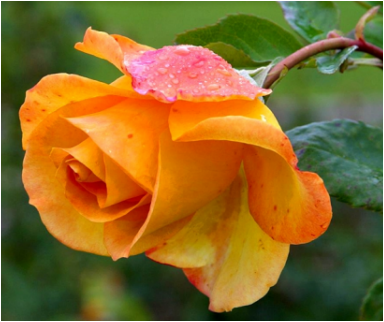
#> input picture C2_LAB/input1.PNG, 384 x 322 px
$ jupyter execute IIT2019173_C2_lab.ipynb
#> lines starting #> are read from the running program, lines starting #| are printed output that depends on the picture; after the words box and inside, x2 and y2 are one past the last pixel; in counts of white or black regions, pixels touching at a corner belong together
[cell 1]
import cv2
import numpy as np
import PIL
from PIL import Image
import matplotlib.pyplot as plt
import math

# Q1

[cell 2]
loc="input1.PNG"
img0=cv2.imread(loc)
#> img0 is the input picture: shape (322, 384, 3); mean B, G, R 40.9, 105.7, 136.3
size=img0.shape
#> size = (322, 384, 3)
img0 = cv2.cvtColor(img0, cv2.COLOR_BGR2RGB)
plt.imshow(img0)
plt.show()
IMG_W, IMG_H,IMG_D=size
#> IMG_W = 322; IMG_H = 384; IMG_D = 3
IMG_W, IMG_H,IMG_D
#> Out = (322, 384, 3)

## Apply histogram equalisation on each channel

[cell 3]
def make_histogram(img,i):
#> called with i = 0
    vals = img[:,:,i].flatten()
    hist = np.zeros(256, dtype=int)
    for index in range(vals.size):
        hist[vals[index]] += 1
#> after the loop, hist = 256 values, max 4492 at index 253, min 27 at index 1, mean 483
    return hist

def make_cumsum(histogram):
    cumsum = np.zeros(256, dtype=int)
    cumsum[0] = histogram[0]
    for i in range(1, histogram.size):
        cumsum[i] = cumsum[i-1] + histogram[i]
    return cumsum

def make_mapping(histogram, cumsum):
    mapping = np.zeros(256, dtype=int)
    luma_levels = 256
    for i in range(histogram.size):
        mapping[i] = max(0, round((luma_levels*cumsum[i])/(IMG_H*IMG_W))-1)
    return mapping

def apply_mapping(img, map1,map2,map3):
    new_image = img.copy()
    print(new_image.shape)
    new_image[:,:,0] = list(map(lambda a : map1[a], img[:,:,0]))
    new_image[:,:,1] = list(map(lambda a : map2[a], img[:,:,1]))
    new_image[:,:,2] = list(map(lambda a : map3[a], img[:,:,2]))
    return new_image

img = np.array(img0)
hist_r = make_histogram(img,0)
#> hist_r has the same summary as hist in make_histogram
hist_g = make_histogram(img,1)
#> hist_g = 256 values, max 1408 at index 255, min 0 at index 250, mean 483
hist_b = make_histogram(img,2)
#> hist_b = 256 values, max 28107 at index 0, min 0 at index 251, mean 483
cum1 = make_cumsum(hist_r)
#> after the loop in make_cumsum, `for i in range(1, histogram.size):`: cumsum = 256 values from 66 to 123648
#> cum1 = 256 values from 66 to 123648
cum2 = make_cumsum(hist_g)
#> cum2 = 256 values from 207 to 123648
cum3 = make_cumsum(hist_b)
#> cum3 = 256 values from 28107 to 123648
map1 = make_mapping(hist_r,cum1)
#> after the loop in make_mapping, `for i in range(histogram.size):`: mapping = 256 values from 0 to 255
#> map1 = 256 values from 0 to 255
map2 = make_mapping(hist_g,cum2)
#> map2 = 256 values from 0 to 255
map3 = make_mapping(hist_b,cum3)
#> map3 = 256 values from 57 to 255
new_image = apply_mapping(img0, map1,map2,map3)
#| (322, 384, 3)

output = Image.fromarray(new_image)
plt.imshow(output)
plt.show()

## Convert to HSI space then equalise and then convert back to RGB

[cell 4]
bgr = np.float32(img0)/255
blue = bgr[:,:,0]
green = bgr[:,:,1]
red = bgr[:,:,2]

def calc_intensity(red, blue, green):
    return np.divide(blue + green + red, 3)

def calc_saturation(red, blue, green):
    minimum = np.minimum(np.minimum(red, green), blue)
    saturation = 1 - (3 / (red + green + blue + 0.0001) * minimum)
    return saturation

def calc_hue(red, blue, green):
    hue = np.copy(red)
    for i in range(0, blue.shape[0]):
        for j in range(0, blue.shape[1]):
            hue[i][j] = 0.5 * ((red[i][j] - green[i][j]) + (red[i][j] - blue[i][j])) /\
                        math.sqrt((red[i][j] - green[i][j])**2 +((red[i][j] - blue[i][j]) * (green[i][j] - blue[i][j])))
            hue[i][j] = math.acos(hue[i][j])

            if blue[i][j] <= green[i][j]:
                hue[i][j] = hue[i][j]
            else:
                hue[i][j] = ((360 * math.pi) / 180.0) - hue[i][j]
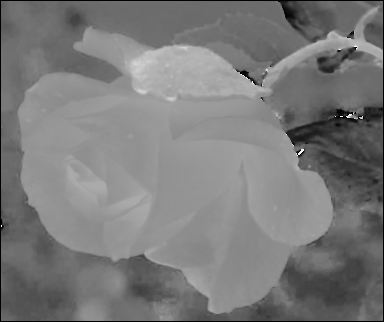
#> hue: shape (322, 384) float32; 1.14% of the values are NaN or infinite; the others: min 0, max 6.25, mean 3.05; drawn with min black, max white, NaN and infinite black
    return hue

hsi = cv2.merge((calc_hue(red, blue, green), calc_saturation(red, blue, green), calc_intensity(red, blue, green)))
#> hsi: shape (322, 384, 3) float32; 0.38% of the values are NaN or infinite; the others: min 0, max 6.25, mean 1.33
print("HSI space image")
plt.imshow(hsi)
plt.show()
IMG_W, IMG_H,IMG_D=hsi.shape
hsi=hsi*1000
#> hsi: shape (322, 384, 3) float32; 0.38% of the values are NaN or infinite; the others: min 0, max 6254.8, mean 1330.2
hsi=np.rint(hsi)
#> hsi: shape (322, 384, 3) float32; 0.38% of the values are NaN or infinite; the others: min 0, max 6255, mean 1330.2
hsi=hsi.astype(np.int64)
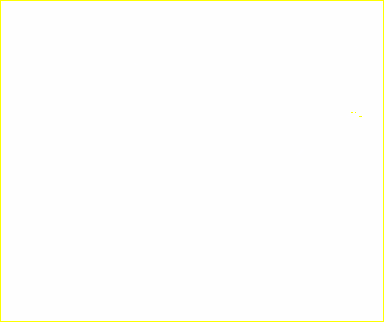
#> hsi: shape (322, 384, 3) int64; mean of channels 0, 1, 2 -1.05e+17, 595.5, 369.7; drawn with min black and max white
img = np.array(hsi)
vals = img[:,:,2].flatten()
hist_i = np.zeros(1001, dtype=int)
for index in range(vals.size):
    hist_i[int(vals[index])] += 1
#> after the loop, hist_i = 1001 values, max 1408 at index 1000, min 0 at index 0, mean 123.5
cumi = np.zeros(1001, dtype=int)
cumi[0] = hist_i[0]
for i in range(1, hist_i.size):
    cumi[i] = cumi[i-1] + hist_i[i]
#> after the loop, cumi = 1001 values from 0 to 123648
mapi = np.zeros(1001, dtype=int)
luma_levels = 1001
for i in range(hist_i.size):
    mapi[i] = max(0, round((luma_levels*cumi[i])/(IMG_H*IMG_W))-1)
#> after the loop, mapi = 1001 values from 0 to 1000
new_image = img.copy()
new_image[:,:,2] = list(map(lambda a : mapi[a], img[:,:,2]))
new_image=new_image/1000
print("HSI space histogram equalised image")
plt.imshow(new_image)
plt.show()
def  HSI2RGB (hsi_img) :
    # The number of rows and columns to save the original image
    row = np.shape(hsi_img)[ 0 ]
#> row = 322
    col = np.shape(hsi_img)[ 1 ]
#> col = 384
     #Copy the original image
    rgb_img = hsi_img.copy()
    #Channel splitting the image
    H,S,I = cv2.split(hsi_img)
    # Normalize the channel to [0,1]
    [H,S,I] = [i/255.0  for i in ([H,S,I])]
    R,G,B = H,S,I
    for i in range(row):
        h = H[i]* 2 *np.pi
         #H is greater than or equal to 0 and less than 120 degrees when
        a1 = h >= 0
        a2 = h < 2 *np.pi/3
        a = a1 & a2          #The flower of the first case Style index
        tmp = np.cos(np.pi/3 -h)
        b = I[i] * ( 1 -S[i])
        r = I[i]*( 1 +S[i]*np.cos(h)/tmp)
        g = 3 *I[i]-(r*b)
        B[i][a] = b[a]
        R[i][a] = r[a]
        G[i][a] = g[a]
        #H is greater than or equal to 120 degrees and less than 240 degrees
        a1 = h >= 2 *np.pi/3
        a2 = h < 4 *np.pi/3
        a = a1 & a2          #index of the second case
        tmp = np.cos(np.pi-h)
        r = I[i] * ( 1 -S[i])
        g = I[i]*( 1 +S[i]*np.cos(h- 2 *np.pi/3 )/tmp)
        b = 3 * I[i]-r-g
        R[i][a] = r[a]
        G[i][a] = g[a]
        B[i][a] = b[a]
        #H is greater than or equal to 240 degrees and less than 360 degrees
        a1 = h >= 4 * np.pi/3
        a2 = h < 2 * np.pi
        a = a1 & a2
        #The fancy index of the third case tmp = np.cos( 5 * np.pi/3 -h)
        g = I[i] * ( 1 -S[i])
        b = I[i]*( 1 +S[i]*np.cos(h- 4 *np.pi/3 )/tmp)
        r = 3 * I[i]-g-b
        B[i][a] = b[a]
        G[i][a] = g[a]
        R[i][a] = r[a]
    rgb_img[:,:, 0 ] = B* 255
    rgb_img[:,:, 1 ] = G* 255
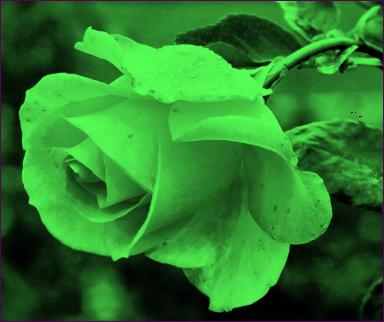
#> rgb_img: shape (322, 384, 3) float64; mean of channels 0, 1, 2 0.499, 1.47, 0.501; drawn with min black and max white
    rgb_img[:,:, 2 ] = R* 255
    return rgb_img
rgb_image=HSI2RGB(new_image)
# rgb_image = cv2.cvtColor(rgb_image, cv2.COLOR_BGR2RGB)
plt.imshow(rgb_image)
plt.show()
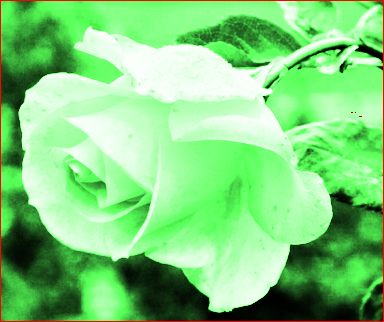
#> shown: shape (322, 384, 3) float64; mean R, G, B 0.499, 0.822, 0.491
rgb_image.shape
#> Out = (322, 384, 3)

# Q3

First dilate the image using 4 iterations of 3 by 3 kernel. Then subtract the dilated image from original. It gives us the white border image with salt noise. To remove salt noise i used median filtering. Then invert the image to get the desired output.

[cell 5]
def medfilter(img):
    h,w,d=img_b.shape
    npimg=np.array(img)
    newimg = np.zeros((h+4,w+4,3), dtype=np.uint8)
    newimg[2:h+2,2:w+2]=npimg
    med5=np.full((5,5,3),1, dtype=np.single)
    for i in range(2,h+2):
        for j in range(2,w+2):
            x=newimg[i-2:i+3,j-2:j+3]
            x=np.multiply(x,med5)
            s=np.median(x)
            npimg[i-2][j-2]=s
    output=255-npimg
    output=Image.fromarray(output)
    return output
img = cv2.imread('input6.bmp')
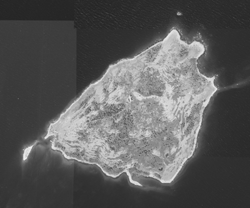
#> input picture C2_LAB/input6.bmp, 250 x 208 px
#> img is the input picture: shape (208, 250, 3); min 35, max 241, mean 90
kernel = np.ones((3,3), np.uint8)
img_d = cv2.dilate(img, kernel, iterations=4)
img_b=img-img_d
ret, img_t = cv2.threshold(img_b,180,255, cv2.THRESH_BINARY_INV)
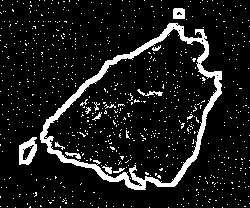
#> img_t: shape (208, 250, 3); 10% white; 793 white regions (780 under 20 px), largest, box (x1, y1, x2, y2) and area: (40, 23, 222, 190) 3169, (19, 137, 37, 165) 298, (173, 8, 185, 19) 119
plt.imshow((img_t))
plt.show()
plt.imshow(medfilter(img_t))
#> in medfilter, `newimg[2:h+2,2:w+2]=npimg`: newimg: shape (212, 254, 3); 9.7% white; 793 white regions (780 under 20 px), largest, box (x1, y1, x2, y2) and area: (42, 25, 224, 192) 3169, (21, 139, 39, 167) 298, (175, 10, 187, 21) 119
#> after the loop in medfilter, `for i in range(2,h+2):`:
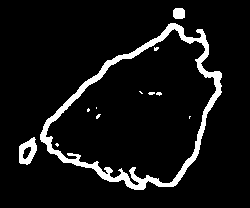
#> npimg: shape (208, 250, 3); 7.4% white; 12 white regions (9 under 20 px), largest, box (x1, y1, x2, y2) and area: (40, 23, 222, 190) 3334, (19, 137, 37, 165) 297, (173, 8, 185, 19) 121
plt.show()

# Q4

[cell 6]
img_unp = cv2.imread('input7.bmp')  #importing image
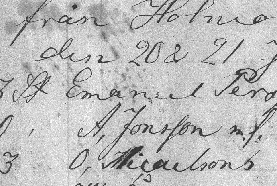
#> input picture C2_LAB/input7.bmp, 277 x 186 px
#> img_unp is the input picture: shape (186, 277, 3); min 24, max 254, mean 190.1
m, n,q = img_unp.shape                  #taking dimensions
#> m = 186
print("Original image")
plt.imshow(img_unp)
plt.show()

npimg=np.array(img_unp)
newimg = np.zeros((m+2,n+2,3), dtype=np.uint8)
newimg[1:m+1,1:n+1]=npimg
#> newimg: shape (188, 279, 3)
mask=np.full((3,3),1/9, dtype=np.single)
img=newimg
for i in range(m):
    for j in range(n):
        if(img_unp[i,j,0]<100):
            img_unp[i,j] = 255,255,255
        else:
            img_unp[i,j] = 0,0,0
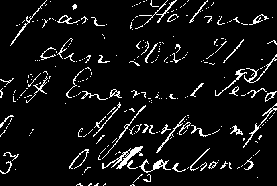
#> img_unp: shape (186, 277, 3); 7% white in thin lines or dots

print("After thresholding")
plt.imshow(img_unp)
plt.show()

img_new = np.zeros([m, n,3])

for i in range(1, m-1):
    for j in range(1, n-1):     #calculating average for each pixel's neighbours
        temp = img[i-1, j-1,0]*mask[0, 0]+img[i-1, j,0]*mask[0, 1]+img[i-1, j + 1,0]*mask[0, 2]+img[i, j-1,0]*mask[1, 0]+ img[i, j,0]*mask[1, 1]+img[i, j + 1,0]*mask[1, 2]+img[i + 1, j-1,0]*mask[2, 0]+img[i + 1, j,0]*mask[2, 1]+img[i + 1, j + 1,0]*mask[2, 2]
        if(img[i,j,0]>(temp-21)):            #if pixel is greater than average
            img_new[i, j]= 255,255,255          #assign value of 255
        else:
            img_new[i,j] = 0,0,0            #otherwise assign 0
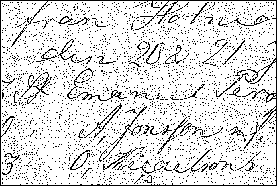
#> img_new: shape (186, 277, 3) float64; 86.1% white; black in thin lines or dots

print("After adaptive thresholding")
plt.imshow(img_new)
plt.show()
